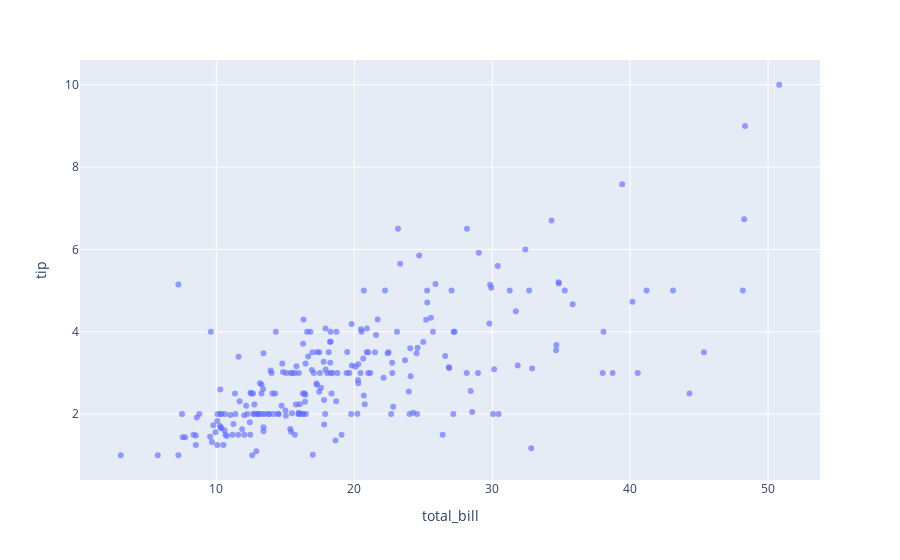

Here is the notebook cell this chart was saved with:
### Code cell
import numpy as np
import plotly.express as px
import plotly.graph_objects as go
from sklearn.linear_model import LinearRegression

df = px.data.tips()
X = df.total_bill.values.reshape(-1, 1)

model = LinearRegression()
model.fit(X, df.tip)

x_range = np.linspace(X.min(), X.max(), 100)
y_range = model.predict(x_range.reshape(-1, 1))

fig = px.scatter(df, x='total_bill', y='tip', opacity=0.65)
fig.add_traces(go.Scatter(x=x_range, y=y_range, name='Regression Fit'))
fig.show()

### Figure 1 — Plotly figure (JSON) as saved in the notebook; plotly's stock layout.template omitted (floating-point values rounded to 4 significant figures; data arrays with more than 128 entries replaced by an {"elided": "..."} marker saying what was removed)
{"data": [{"hovertemplate": "total_bill=%{x}<br>tip=%{y}<extra></extra>", "legendgroup": "", "marker": {"color": "#636efa", "opacity": 0.65, "symbol": "circle"}, "mode": "markers", "name": "", "orientation": "v", "showlegend": false, "type": "scatter", "x": {"elided": "244 float values"}, "xaxis": "x", "y": {"elided": "244 float values"}, "yaxis": "y"}], "layout": {"legend": {"tracegroupgap": 0}, "margin": {"t": 60}, "xaxis": {"anchor": "y", "domain": [0, 1], "title": {"text": "total_bill"}}, "yaxis": {"anchor": "x", "domain": [0, 1], "title": {"text": "tip"}}}}
